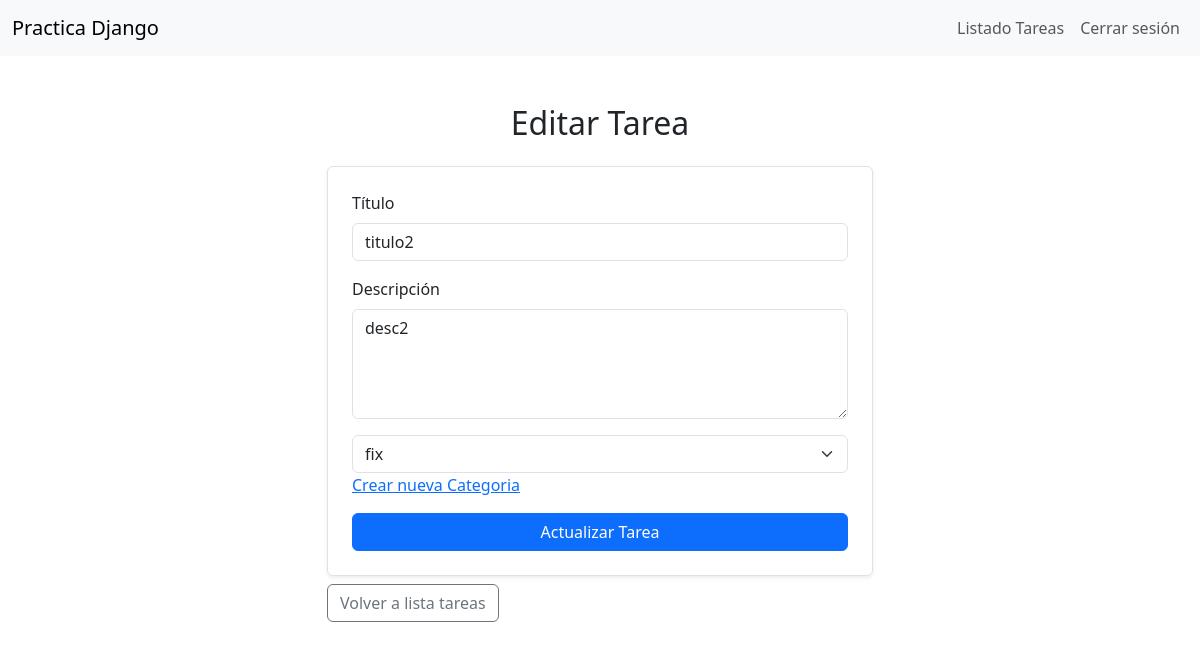
Page /actualizar/2 (signed in) on the committed database.
### tareas/models.py (models this page shows)
class Tarea(models.Model):
    titulo = models.CharField(max_length=100)
    descripcion = models.TextField()
    completada = models.BooleanField(default=False)
    fecha_creacion = models.DateTimeField(auto_now_add=True)
    categoria = models.ForeignKey(Categoria, on_delete=models.SET_NULL, null=True, blank=True, related_name='tareas')

### categorias/models.py (models this page shows, shortened)
class Categoria(models.Model):
    nombre = models.CharField(max_length=100)

### tareas/views.py (the view, shortened to what this page needs)
# urls.py: path('actualizar/<int:id>', views.actualizar_tarea, name='actualizar_tarea'),
@login_required
def actualizar_tarea(request,id):
    tarea=get_object_or_404(Tarea,id=id)
    categorias = Categoria.objects.all()
    print(tarea.titulo)
    print(tarea.descripcion)
    return render(request,'actualizar_tarea.html',{'tarea':tarea, 'categorias': categorias})

### tareas/templates/actualizar_tarea.html (shortened to what this page needs)
{% extends 'base.html' %}
{% block content %}
    <div class="container mt-5">
        <h2 class="text-center mb-4">Editar Tarea</h2>
        <div class="row">
            <div class="col-6 mx-auto">
                <form method="POST" class="p-4 border rounded shadow-sm">
                    <div class="mb-3">
                        <label for="titulo" class="form-label">Título</label>
                        <input type="text" class="form-control" id="titulo" name="titulo" required placeholder="Escribe el título" value="{{ tarea.titulo }}">
                    </div>
                    <div class="mb-3">
                        <label for="descripcion" class="form-label">Descripción</label>
                        <textarea class="form-control" id="descripcion" name="descripcion" rows="4" required placeholder="Escribe la descripción">{{ tarea.descripcion }}</textarea>
                    </div>
                    <div class="mb-3">
                        <select name="categoria" class="form-select">
                            {% for categoria in categorias %}
                            <option value="{{ categoria.id }}" {% if categoria.id == tarea.categoria.id %}selected{% endif %}>{{ categoria.nombre }}</option>
                            {% endfor %}
                        </select>
                        <a href="{% url 'crear_categoria' %}" class="mt-2">Crear nueva Categoria</a>
                    </div>
                    <button type="submit" class="btn btn-primary w-100">Actualizar Tarea</button>
                </form>
                <a class="btn btn-outline-secondary w-40 mt-2" href="{% url 'listar_tarea'%}"  >Volver a lista tareas</a>
            </div>
        </div>
    </div>
{% endblock %}

### rows in the picture
Tarea: titulo "titulo2", descripcion "desc2", categoria "fix"
